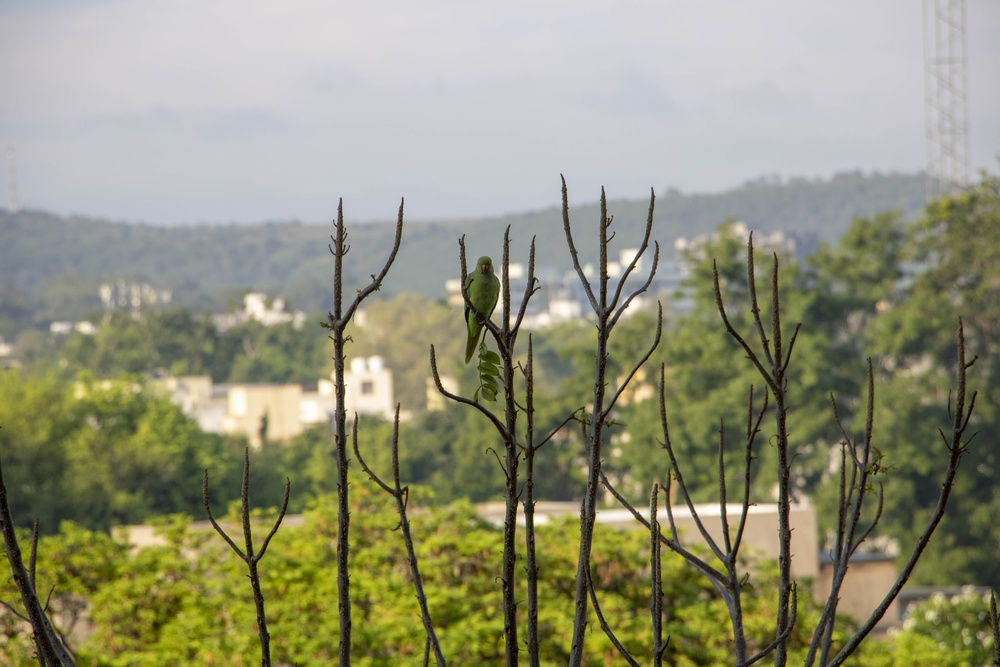
#> input picture AES/parrot.JPG, 1000 x 667 px, shrunk from 6000 x 4000 before the run, found by its file name
$ python ssim.py
#> lines starting #> are read from the running program, lines starting #| are printed output that depends on the picture
from skimage import measure
from skimage import metrics
import cv2
import sewar
from sewar.full_ref import uqi

# 2. Construct the argument parse and parse the arguments


# 3. Load the two input images
imageA = cv2.imread("parrot.jpg")
#> imageA is the input picture: shape (667, 1000, 3); mean B, G, R 119.8, 145.7, 145.7
imageB = cv2.imread("decryptedImage.png")

# 4. Convert the images to grayscale
grayA = cv2.cvtColor(imageA, cv2.COLOR_BGR2GRAY)
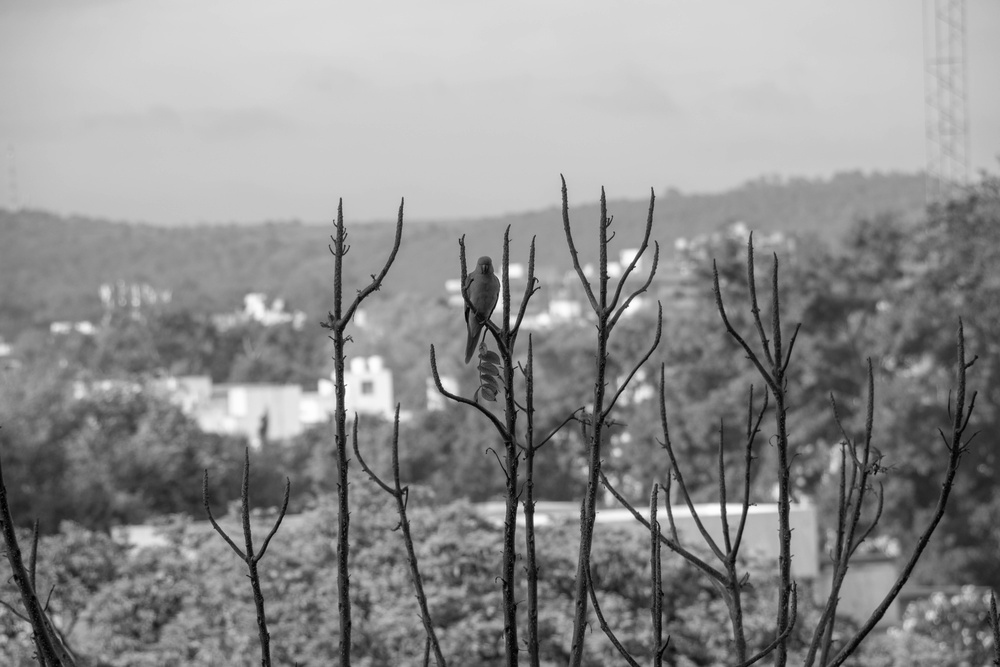
#> grayA: shape (667, 1000); min 1, max 255, mean 142.8
#> (the run stopped early here; a loop or call above may not have finished)
